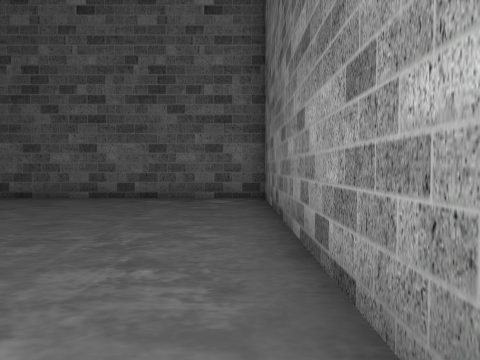
view 1 (above)

17 first-person views from a walk through a Unity game level. The camera is 1.4 m above the floor, tilts 2° down and sees 70° across. The floor is counted in squares, 1.8 m on a side. Each view is taken from the middle of a square. On the plan, view 1 faces up. The plan holds only what a view shows up to about 11 squares ahead; the rest is blank. The place goes on beyond the plan. The player is left out.

view 2
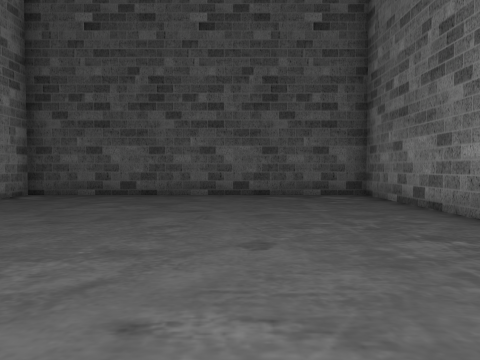

view 3
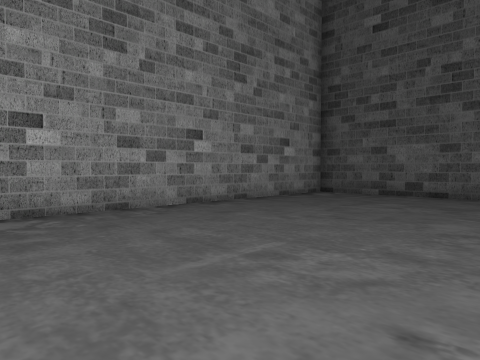

view 4
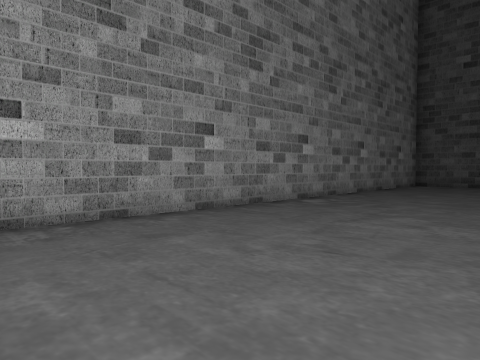

view 5
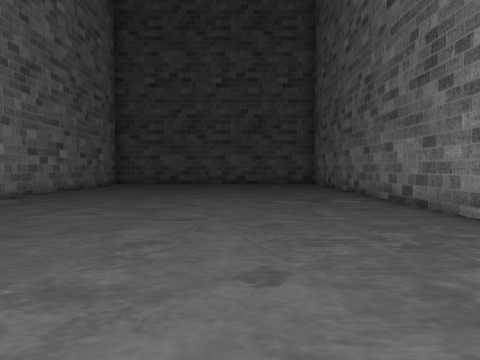

view 6
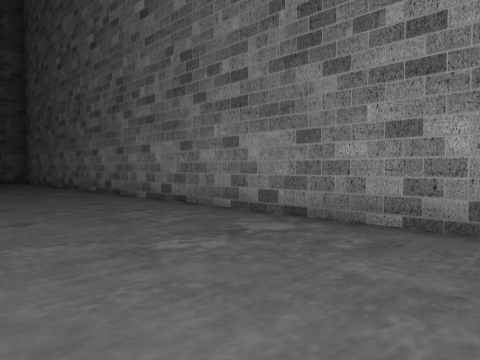

view 7
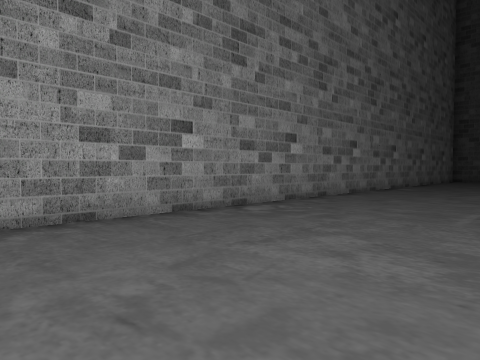

view 8
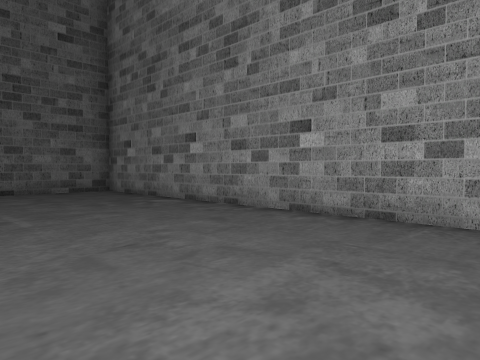

view 9
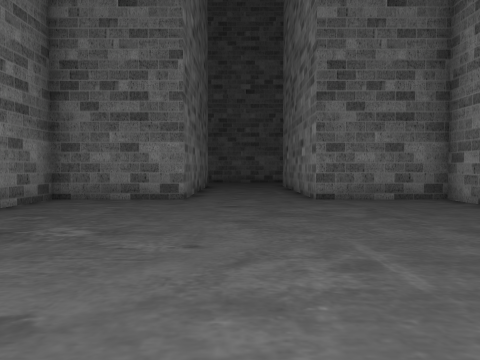

view 10
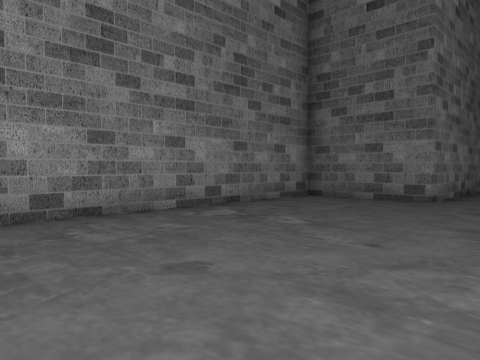

view 11
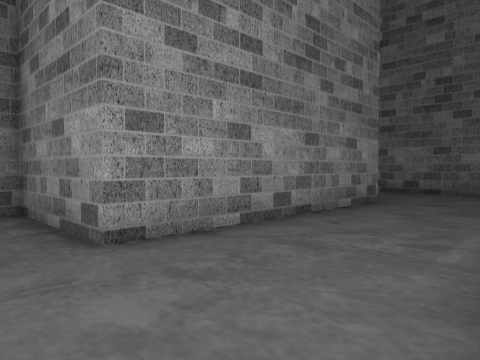

view 12
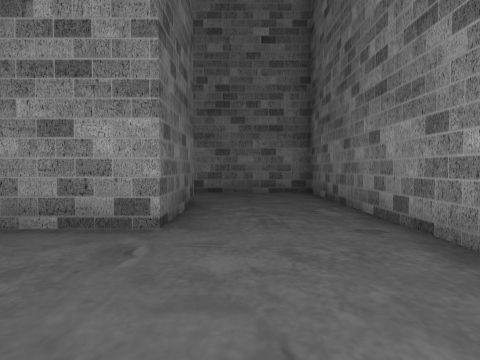

view 13
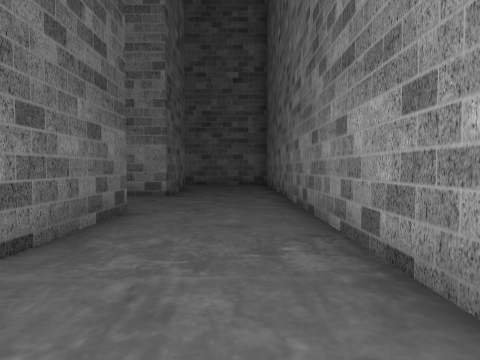

view 14
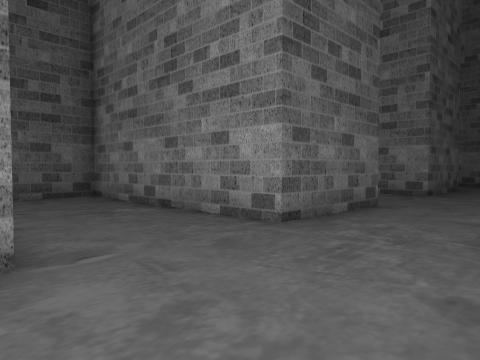

view 15
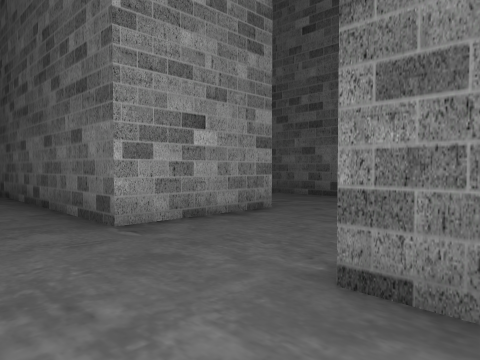

view 16
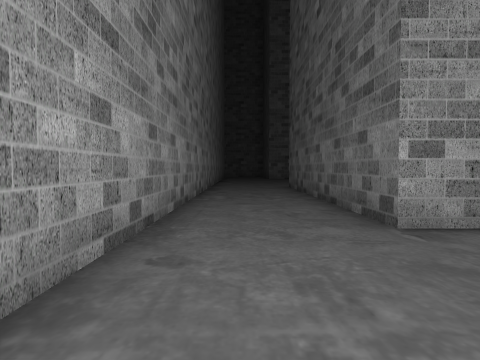

view 17
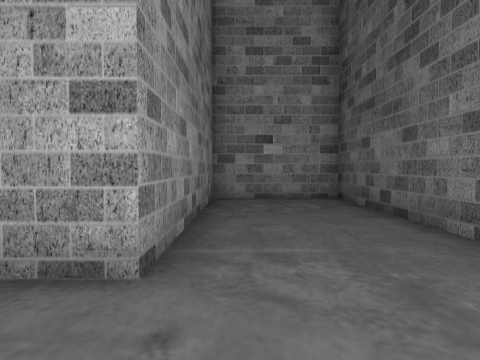

### Floor plan
Points are (right, up) in squares from view 1. A wall is a line through its corners. A room is listed if a view was taken in it or the views show most of it. See-through windows are left out.
Room 1 (views 1, 2, 3, 4, 5, 6, 7, 8, 9, 10, 11, 12, 13, 14, 15, 16, 17)
walls: (0.7, -10.2) (0.7, 8.9) (-9.1, 8.9) (-9.1, -20.4) (-11.1, -20.4); (-9.1, -20.5) (-5.9, -20.5) (-5.9, -22.9); (-12.8, -20.4) (-18.9, -20.4) (-18.9, -23.7) (-12.4, -23.7) (-12.4, -27) (-19.5, -27); (-5.8, -27) (-9.1, -27) (-9.1, -20.4); (0.6, -27) (-2.6, -27) (-2.6, -20.5) (0.7, -20.5) (0.7, -12.9); (-18.9, -30.2) (3.9, -30.2) (3.9, -26.5)

Positions as (right, up) in squares from view 1, and headings:
1: (0, 0), facing up
2: (-3, -1), facing up
3: (-3, -1), facing up-left
4: (-4, -7), facing up-left
5: (-3, -8), facing up
6: (-4, -11), facing up-right
7: (-4, -13), facing up-left
8: (-4, -9), facing down-left
9: (-4, -12), facing down
10: (-5, -12), facing down-right
11: (-6, -19), facing down-right
12: (-7, -28), facing right
13: (-12, -29), facing right
14: (-13, -30), facing up-right
15: (-8, -29), facing up-left
16: (-8, -29), facing left
17: (-10, -23), facing left
